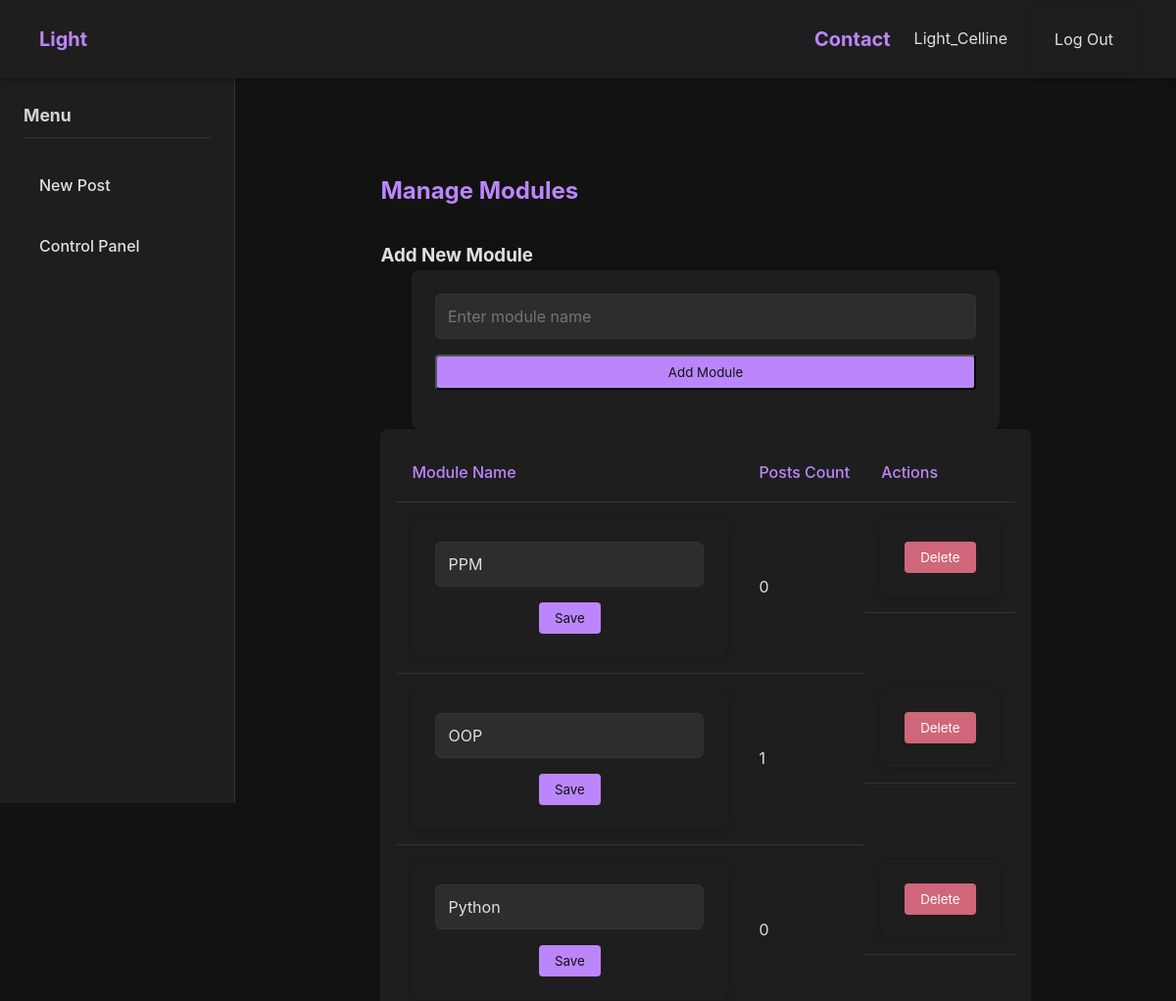
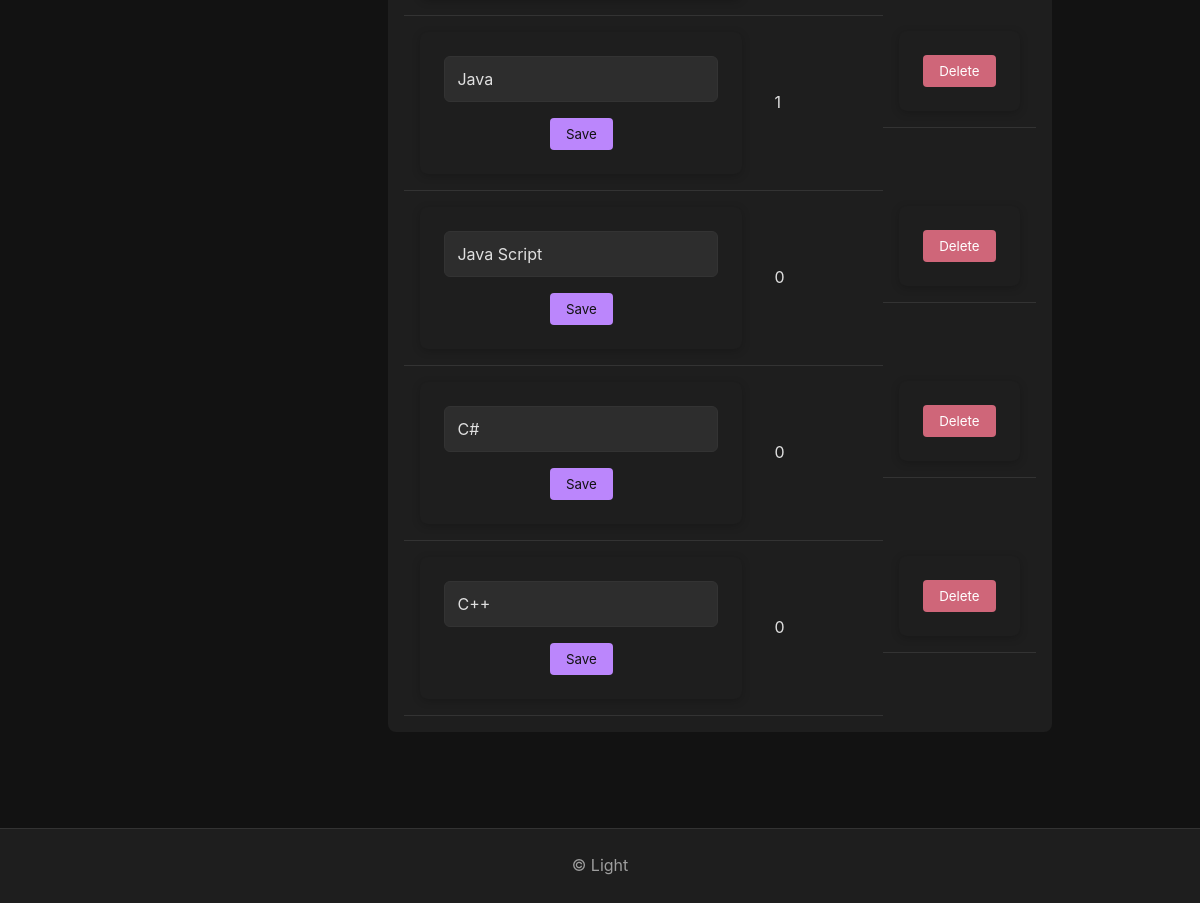
The page /Coursework/admin/managemodule.php (signed in) on the database its author committed (2 pictures, top to bottom).
### tables this page shows
CREATE TABLE `modules` (
  `id` int(11) NOT NULL,
  `moduleName` varchar(25) DEFAULT NULL
);

### Coursework/admin/managemodule.php (called while the page is built, shortened)
<?php
require '../includes/DatabaseConnection.php';
try {
    $modules = $pdo->query('
        SELECT m.*, COUNT(p.id) as post_count
        FROM modules m
        LEFT JOIN posts p ON m.id = p.module_id
        GROUP BY m.id
    ')->fetchAll();
    include '../templates/managemodule.html.php';
    include '../templates/layout_admin.html.php';
} catch (PDOException $e) {
    $error = 'Error fetching modules: ' . $e->getMessage();
    include '../templates/layout_admin.html.php';
}

### Coursework/templates/managemodule.html.php (the view, shortened to what this page needs)
<div class="admin-panel">
    <h2>Manage Modules</h2>
    <div class="add-form">
        <h3>Add New Module</h3>
        <form action="addmodule.php" method="POST">
            <input type="text" name="moduleName" required placeholder="Enter module name">
            <button type="submit" class="add-btn">Add Module</button>
        </form>
    </div>
    <div class="data-table">
        <table>
            <thead>
                <tr>
                    <th>Module Name</th>
                    <th>Posts Count</th>
                    <th>Actions</th>
                </tr>
            </thead>
            <tbody>
                <?php foreach ($modules as $module): ?>
                    <tr>
                        <td>
                            <form action="editmodule.php" method="POST" class="edit-form">
                                <input type="text" name="moduleName" value="<?= htmlspecialchars($module['moduleName']) ?>">
                                <button type="submit" class="save-btn">Save</button>
                            </form>
                        </td>
                        <td><?= $module['post_count'] ?></td>
                        <td class="actions">
                            <form action="deletemodule.php" method="POST" style="display: inline;">
                                <button type="submit" class="delete-btn" onclick="return confirm('Are you sure?')">Delete</button>
                            </form>
                        </td>
                    </tr>
                <?php endforeach; ?>
            </tbody>
        </table>
    </div>
</div>

### Coursework/css/home.css (style rules this page uses)
* { margin: 0; padding: 0; box-sizing: border-box; font-family: -apple-system, BlinkMacSystemFont, 'Segoe UI', Roboto, Oxygen, Ubuntu, Cantarell, 'Open Sans', 'Helvetica Neue', sans-serif; }
body { background-color: #121212; color: #e0e0e0; line-height: 1.6; display: grid; grid-template-areas: "header header" "leftbar main" "footer footer"; grid-template-columns: 240px 1fr; grid-template-rows: auto 1fr auto; min-height: 100vh; animation: fadeIn 0.8s ease-out; }
form { display: flex; flex-direction: column; gap: 1rem; max-width: 600px; margin: 0 auto; background-color: #1e1e1e; padding: 1.5rem; border-radius: 0.5rem; box-shadow: 0 2px 8px rgba(0, 0, 0, 0.2); animation: fadeIn 0.6s ease-out; }
textarea, select, input[type="text"] { width: 100%; padding: 0.75rem; border: 1px solid #333333; border-radius: 0.375rem; font-size: 1rem; transition: border-color 0.3s ease, box-shadow 0.3s ease; background-color: #2d2d2d; color: #e0e0e0; }

### Coursework/css/post.css (style rules this page uses)
.admin-panel { max-width: 1200px; margin: 2rem auto; padding: 2rem; }
.admin-panel h2 { color: #bb86fc; margin-bottom: 2rem; }
.data-table { background: #1e1e1e; border-radius: 8px; padding: 1rem; overflow-x: auto; }
table { width: 100%; border-collapse: collapse; }
th, td { padding: 1rem; text-align: left; border-bottom: 1px solid #333; }
th { color: #bb86fc; font-weight: 500; }
.actions { display: flex; gap: 0.5rem; }
.save-btn, .delete-btn { padding: 0.5rem 1rem; border: none; border-radius: 4px; cursor: pointer; transition: all 0.2s ease; }
.save-btn { background: #bb86fc; color: #121212; }
.delete-btn { background: #cf6679; color: #fff; }
.edit-form { display: flex; gap: 0.5rem; align-items: center; }
.edit-form { flex: 1; display: flex; gap: 1rem; }
.add-btn { background: #bb86fc; color: #121212; padding: 0.5rem 1rem; border-radius: 4px; cursor: pointer; margin-bottom: 1rem; transition: all 0.2s ease; }
.edit-btn, .delete-btn { padding: 8px 16px; border: none; border-radius: 4px; cursor: pointer; transition: all 0.2s ease; }

### rows shown on the page
modules: moduleName "PPM", post_count "0"
modules: moduleName "OOP", post_count "1"
modules: moduleName "Python", post_count "0"
modules: moduleName "Java", post_count "1"
modules: moduleName "Java Script", post_count "0"
modules: moduleName "C#", post_count "0"
modules: moduleName "C++", post_count "0"

### other values the page prints
$_SESSION['username'] "Light_Celline"
